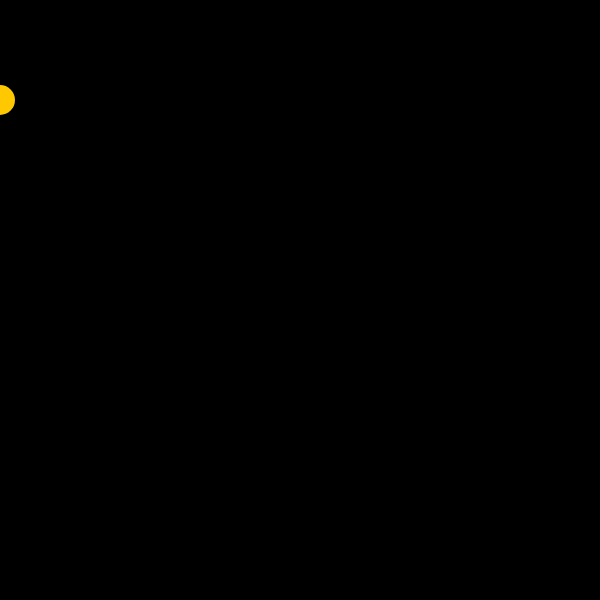
Frame 1 (no input)
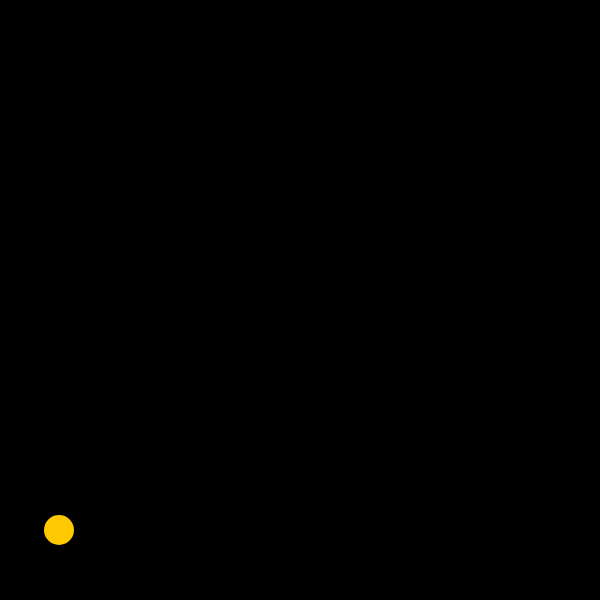
Frame 60 (no input)
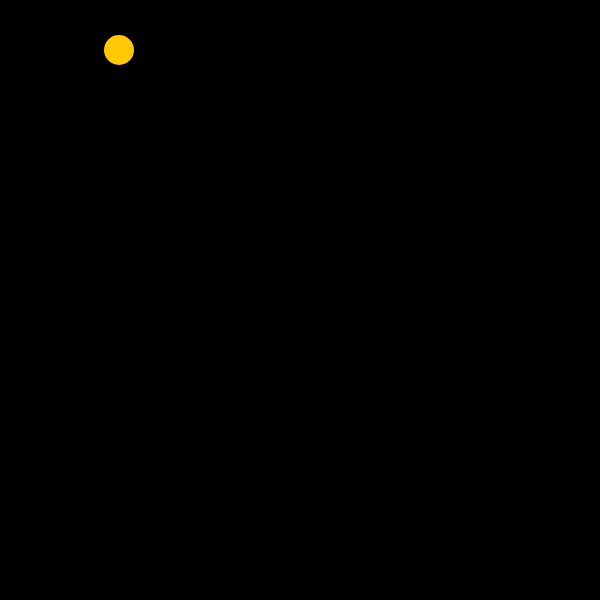
Frame 120 (the mouse pressed at the canvas centre since frame 60)

The p5.js sketch that drew these frames (run headless with seeded random() and noise() and a simulated clock; from frame 60 on, the mouse is pressed at the canvas centre):

// p5.js sketch
// ── sketch.js
var circleX = 0;
var circleY = 100;
var speedX = 1;
var speedY = 10;

function setup() {
  createCanvas(600, 600);
}

function draw(){
  background(0);
  noStroke();
  fill(255,200,0);
  ellipse(circleX, circleY, 30, 30);

  if (circleX > width || circleX < 0 ){
  speedX = speedX * -1;
  }
  if (circleY > height || circleY < 0){
    speedY = speedY * -1;
  }

  circleX = circleX + speedX;
  circleY = circleY + speedY;
}
